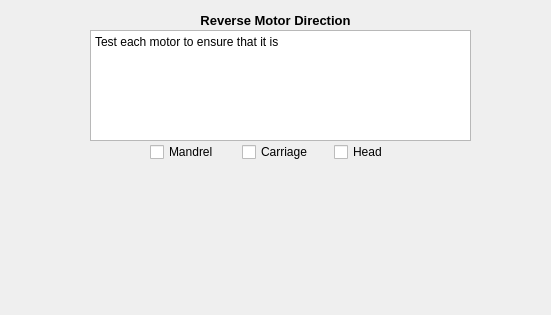
<?xml version="1.0" encoding="UTF-8"?>
<ui version="4.0">
 <class>WizardPage</class>
 <widget class="QWizardPage" name="WizardPage">
  <property name="geometry">
   <rect>
    <x>0</x>
    <y>0</y>
    <width>551</width>
    <height>315</height>
   </rect>
  </property>
  <property name="windowTitle">
   <string>WizardPage</string>
  </property>
  <widget class="QWidget" name="layoutWidget">
   <property name="geometry">
    <rect>
     <x>150</x>
     <y>140</y>
     <width>270</width>
     <height>25</height>
    </rect>
   </property>
   <layout class="QHBoxLayout" name="horizontalLayout_8">
    <item>
     <widget class="QCheckBox" name="checkBox_Mandrel_Dir">
      <property name="layoutDirection">
       <enum>Qt::LeftToRight</enum>
      </property>
      <property name="text">
       <string>Mandrel</string>
      </property>
     </widget>
    </item>
    <item>
     <widget class="QCheckBox" name="checkBox_Carriage_Dir">
      <property name="text">
       <string>Carriage</string>
      </property>
     </widget>
    </item>
    <item>
     <widget class="QCheckBox" name="checkBox_Head_Dir">
      <property name="text">
       <string>Head</string>
      </property>
     </widget>
    </item>
   </layout>
  </widget>
  <widget class="QLabel" name="label_4">
   <property name="geometry">
    <rect>
     <x>140</x>
     <y>10</y>
     <width>271</width>
     <height>20</height>
    </rect>
   </property>
   <property name="font">
    <font>
     <pointsize>10</pointsize>
     <weight>75</weight>
     <bold>true</bold>
    </font>
   </property>
   <property name="text">
    <string>Reverse Motor Direction</string>
   </property>
   <property name="alignment">
    <set>Qt::AlignCenter</set>
   </property>
  </widget>
  <widget class="QPlainTextEdit" name="plainTextEdit_4">
   <property name="geometry">
    <rect>
     <x>90</x>
     <y>30</y>
     <width>381</width>
     <height>111</height>
    </rect>
   </property>
   <property name="autoFillBackground">
    <bool>false</bool>
   </property>
   <property name="frameShadow">
    <enum>QFrame::Plain</enum>
   </property>
   <property name="verticalScrollBarPolicy">
    <enum>Qt::ScrollBarAlwaysOff</enum>
   </property>
   <property name="horizontalScrollBarPolicy">
    <enum>Qt::ScrollBarAlwaysOff</enum>
   </property>
   <property name="plainText">
    <string>Test each motor to ensure that it is 
</string>
   </property>
   <property name="textInteractionFlags">
    <set>Qt::NoTextInteraction</set>
   </property>
  </widget>
 </widget>
 <resources/>
 <connections/>
</ui>
